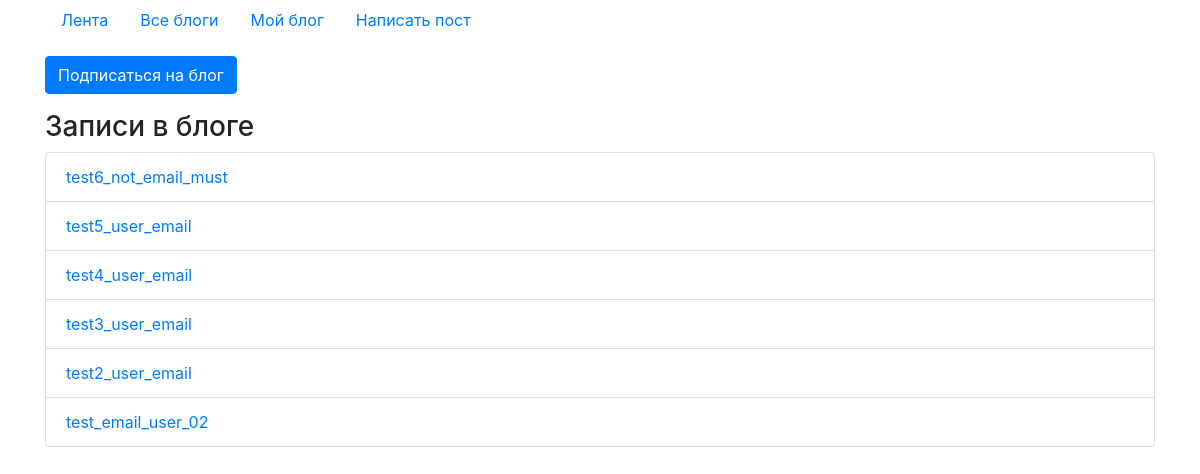
The app's page /blog/post/list/3/ with its own data.
### blog/models.py (models this page shows, shortened)
class Post(models.Model):
    blog = models.ForeignKey(Blog, on_delete=models.CASCADE)
    title = models.CharField(max_length=300)
    text = models.CharField(max_length=10000)
    created = models.DateTimeField(auto_now_add=True)
    viewed = models.ManyToManyField(User, related_name='is_viewed', blank=True)
    class Meta:
        verbose_name = 'пост'
        verbose_name_plural = 'посты'
        ordering = ('-created',)

### blog/views.py (the view)
# urls.py: path('post/list/<int:user>/', PostListView.as_view(), name='post-list'),
class PostListView(ListView):
    model = Post
    def get_context_data(self, **kwargs):
        context = super().get_context_data(**kwargs)
        user = self.kwargs['user']
        blog = Blog.objects.get(author=user)
        context['blog'] = blog
        return context
    def get_queryset(self, **kwargs):
        user = self.kwargs['user']
        if user:
            blog = Blog.objects.get(author=user)
        else:
            blog = Blog.objects.get(author=self.request.user)
        return Post.objects.filter(blog=blog)

### templates/blog/post_list.html
{% extends 'base.html' %}
{% block content %}
{% if blog.author != request.user %}
<p><a href="{% url 'blog-follow' blog=blog.id %}">
    {% if request.user in blog.followers.all %}
    <button type="button" class="btn btn-info">Отписаться от блога</button>
    {% else %}
    <button type="button" class="btn btn-primary">Подписаться на блог</button>
    {% endif %}
</a></p>
{% endif %}
<h3>Записи в блоге</h3>
<ul class="list-group">
{% for post in object_list %}
    <li class="list-group-item">
        <a href="{% url 'post-detail' pk=post.pk %}">{{ post.title }}</a>
    </li>
{% empty %}
    <p>Блог пуст... Создайте новый пост</p>
{% endfor %}
</ul>
{% endblock %}

### records on screen
Post: title "test6_not_email_must"
Post: title "test5_user_email"
Post: title "test4_user_email"
Post: title "test3_user_email"
Post: title "test2_user_email"
Post: title "test_email_user_02"
